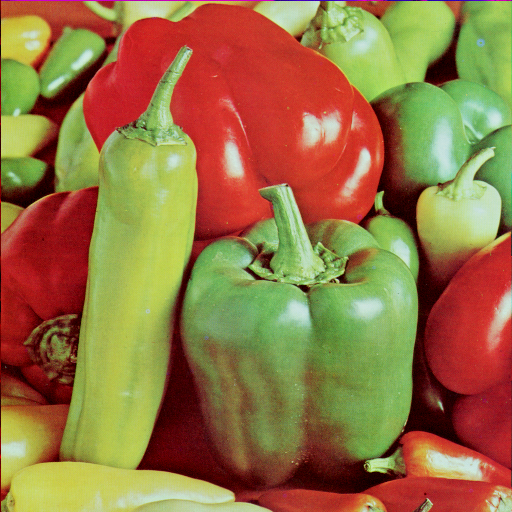
#> input picture Nearest neighbour and Bilinear interpolation/4.2.07.tiff, 512 x 512 px, given in place of the camera
$ python 'Object Tracking Using Color Models.py'
#> lines starting #> are read from the running program, lines starting #| are printed output that depends on the picture; after the words box and inside, x2 and y2 are one past the last pixel; in counts of white or black regions, pixels touching at a corner belong together
import cv2
import numpy as np

def nothing(x):
    pass

cap = cv2.VideoCapture(0)

# Create a window
cv2.namedWindow('image',cv2.WINDOW_NORMAL)


# create trackbars for color change
cv2.createTrackbar('lowH','image',0,179,nothing)
#> slider 'lowH' is set to 35
cv2.createTrackbar('highH','image',179,179,nothing)

cv2.createTrackbar('lowS','image',0,255,nothing)
#> slider 'lowS' is set to 51
cv2.createTrackbar('highS','image',255,255,nothing)

cv2.createTrackbar('lowV','image',0,255,nothing)
#> slider 'lowV' is set to 51
cv2.createTrackbar('highV','image',255,255,nothing)

while(True):
    ret, frame = cap.read()
#> frame is the input picture: shape (512, 512, 3); mean B, G, R 66.5, 115.6, 149.8

    # get current positions of the trackbars
    ilowH = cv2.getTrackbarPos('lowH', 'image')
    ihighH = cv2.getTrackbarPos('highH', 'image')
    ilowS = cv2.getTrackbarPos('lowS', 'image')
    ihighS = cv2.getTrackbarPos('highS', 'image')
    ilowV = cv2.getTrackbarPos('lowV', 'image')
    ihighV = cv2.getTrackbarPos('highV', 'image')

    hsv = cv2.cvtColor(frame, cv2.COLOR_BGR2HSV)
#> hsv: shape (512, 512, 3); mean H, S, V 41.4, 162.5, 165.9
    lower_hsv = np.array([ilowH, ilowS, ilowV])
    higher_hsv = np.array([ihighH, ihighS, ihighV])
    mask = cv2.inRange(hsv, lower_hsv, higher_hsv)
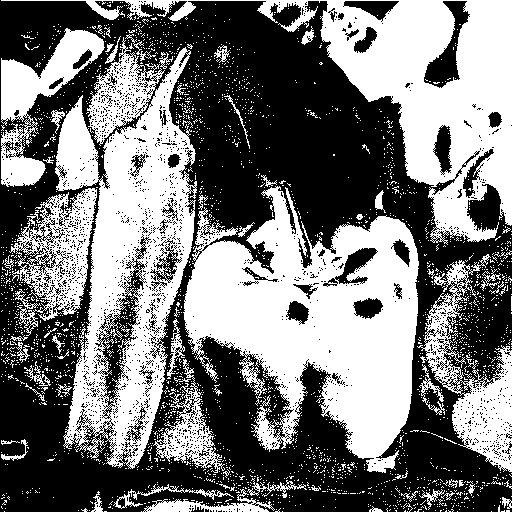
#> mask: shape (512, 512); 47.4% white; 2445 white regions (2377 under 20 px), largest, box (x1, y1, x2, y2) and area: (183, 186, 419, 473) 36553, (1, 0, 512, 245) 27731, (55, 47, 197, 469) 26768

    frame = cv2.bitwise_and(frame, frame, mask=mask)
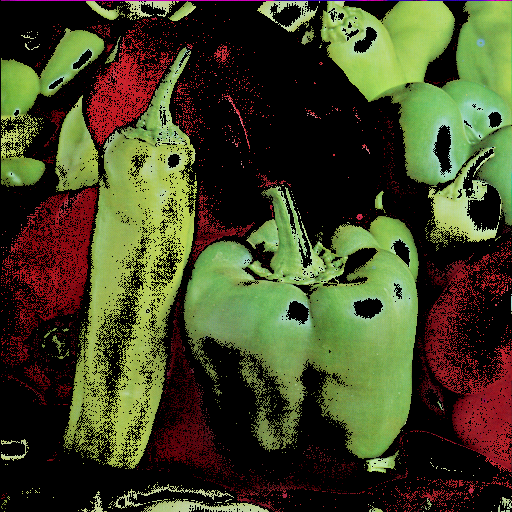
#> frame: shape (512, 512, 3); mean B, G, R 37.6, 69.4, 66.9
    cv2.imshow('image', frame)
    if cv2.waitKey(1) & 0xFF == ord('q'):
#> (key q is pressed here)
        break

cap.release()
cv2.destroyAllWindows()
